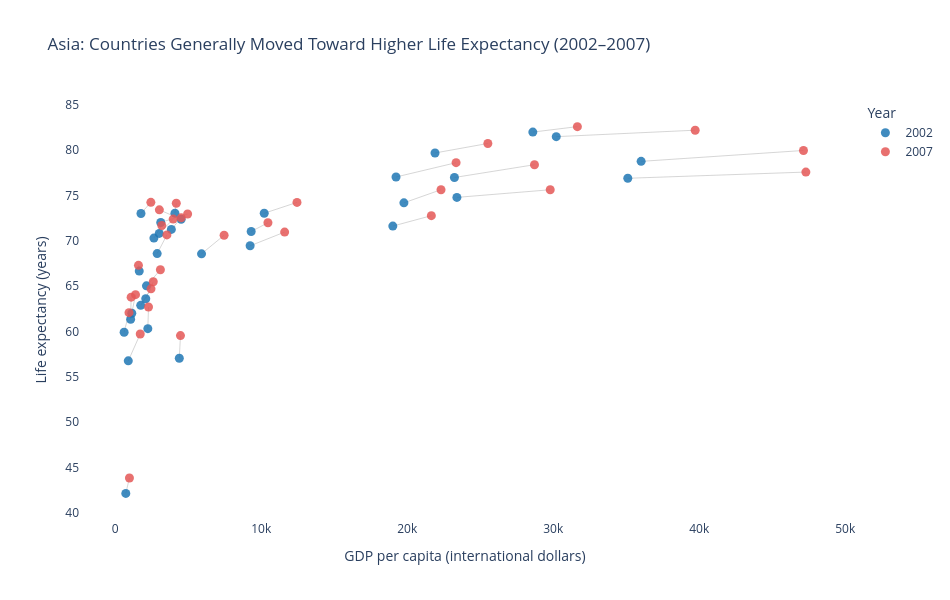

The code cell stored with this chart in its notebook:
### Markdown cell above
## Task 1 — Scatter: life expectancy change over time

**What to build:** A scatter showing **GDP per capita vs life expectancy** for **two years** (2002 and 2007) to show how both moved — use **colour for year** (just 2 colours), **one continent only**.

Choose any continent except Africa (that was the example). Highlight the change direction.

> 💡 Filter: `df.loc[df['continent'] == 'YOUR_CHOICE']` then filter years

### Code cell
# Task 1


import pandas as pd
import plotly.graph_objects as go


continent_choice = "Asia"


plot_df = df[
    (df["continent"] == continent_choice) &
    (df["year"].isin([2002, 2007]))
].copy()

if plot_df.empty:
    raise ValueError("No data found for this continent and these years.")

# GDP per capita = GDP / population
plot_df["gdp_per_capita"] = plot_df["gdpPercap"]

fig = go.Figure()


for country in plot_df["country"].unique():
    country_data = plot_df[
        plot_df["country"] == country
    ].sort_values("year")

    if len(country_data) == 2:
        fig.add_trace(go.Scatter(
            x=country_data["gdp_per_capita"],
            y=country_data["lifeExp"],
            mode="lines",
            line=dict(color="#CCCCCC", width=0.8),
            showlegend=False,
            hoverinfo="skip"
        ))


for year, colour in [(2002, "#1f77b4"), (2007, "#e45756")]:
    year_data = plot_df[plot_df["year"] == year]

    fig.add_trace(go.Scatter(
        x=year_data["gdp_per_capita"],
        y=year_data["lifeExp"],
        mode="markers",
        name=str(year),
        marker=dict(size=9, color=colour, opacity=0.85),
        text=year_data["country"],
        customdata=year_data[["country"]],
        hovertemplate=(
            "<b>%{text}</b><br>"
            "Year: " + str(year) + "<br>"
            "GDP per capita: %{x:,.0f}<br>"
            "Life expectancy: %{y:.1f} years"
            "<extra></extra>"
        )
    ))

fig.update_layout(
    title=f"Asia: Countries Generally Moved Toward Higher Life Expectancy (2002–2007)",
    xaxis_title="GDP per capita (international dollars)",
    yaxis_title="Life expectancy (years)",
    template="plotly_white",
    width=950,
    height=600,
    legend_title="Year"
)

fig.update_xaxes(showgrid=False, zeroline=False)
fig.update_yaxes(showgrid=False, zeroline=False)

fig.show()

### Figure 1 — Plotly figure (JSON) as saved in the notebook; plotly's stock layout.template omitted (floating-point values rounded to 4 significant figures)
{"data": [{"hoverinfo": "skip", "line": {"color": "#CCCCCC", "width": 0.8}, "mode": "lines", "showlegend": false, "type": "scatter", "x": [726.7, 974.6], "y": [42.13, 43.83]}, {"hoverinfo": "skip", "line": {"color": "#CCCCCC", "width": 0.8}, "mode": "lines", "showlegend": false, "type": "scatter", "x": [23400.0, 29800.0], "y": [74.8, 75.64]}, {"hoverinfo": "skip", "line": {"color": "#CCCCCC", "width": 0.8}, "mode": "lines", "showlegend": false, "type": "scatter", "x": [1136.0, 1391.0], "y": [62.01, 64.06]}, {"hoverinfo": "skip", "line": {"color": "#CCCCCC", "width": 0.8}, "mode": "lines", "showlegend": false, "type": "scatter", "x": [896.2, 1714.0], "y": [56.75, 59.72]}, {"hoverinfo": "skip", "line": {"color": "#CCCCCC", "width": 0.8}, "mode": "lines", "showlegend": false, "type": "scatter", "x": [3119.0, 4959.0], "y": [72.03, 72.96]}, {"hoverinfo": "skip", "line": {"color": "#CCCCCC", "width": 0.8}, "mode": "lines", "showlegend": false, "type": "scatter", "x": [30210.0, 39720.0], "y": [81.5, 82.21]}, {"hoverinfo": "skip", "line": {"color": "#CCCCCC", "width": 0.8}, "mode": "lines", "showlegend": false, "type": "scatter", "x": [1747.0, 2452.0], "y": [62.88, 64.7]}, {"hoverinfo": "skip", "line": {"color": "#CCCCCC", "width": 0.8}, "mode": "lines", "showlegend": false, "type": "scatter", "x": [2874.0, 3541.0], "y": [68.59, 70.65]}, {"hoverinfo": "skip", "line": {"color": "#CCCCCC", "width": 0.8}, "mode": "lines", "showlegend": false, "type": "scatter", "x": [9241.0, 11610.0], "y": [69.45, 70.96]}, {"hoverinfo": "skip", "line": {"color": "#CCCCCC", "width": 0.8}, "mode": "lines", "showlegend": false, "type": "scatter", "x": [4391.0, 4471.0], "y": [57.05, 59.55]}, {"hoverinfo": "skip", "line": {"color": "#CCCCCC", "width": 0.8}, "mode": "lines", "showlegend": false, "type": "scatter", "x": [21910.0, 25520.0], "y": [79.7, 80.75]}, {"hoverinfo": "skip", "line": {"color": "#CCCCCC", "width": 0.8}, "mode": "lines", "showlegend": false, "type": "scatter", "x": [28600.0, 31660.0], "y": [82.0, 82.6]}, {"hoverinfo": "skip", "line": {"color": "#CCCCCC", "width": 0.8}, "mode": "lines", "showlegend": false, "type": "scatter", "x": [3845.0, 4519.0], "y": [71.26, 72.53]}, {"hoverinfo": "skip", "line": {"color": "#CCCCCC", "width": 0.8}, "mode": "lines", "showlegend": false, "type": "scatter", "x": [1647.0, 1593.0], "y": [66.66, 67.3]}, {"hoverinfo": "skip", "line": {"color": "#CCCCCC", "width": 0.8}, "mode": "lines", "showlegend": false, "type": "scatter", "x": [19230.0, 23350.0], "y": [77.05, 78.62]}, {"hoverinfo": "skip", "line": {"color": "#CCCCCC", "width": 0.8}, "mode": "lines", "showlegend": false, "type": "scatter", "x": [35110.0, 47310.0], "y": [76.9, 77.59]}, {"hoverinfo": "skip", "line": {"color": "#CCCCCC", "width": 0.8}, "mode": "lines", "showlegend": false, "type": "scatter", "x": [9314.0, 10460.0], "y": [71.03, 71.99]}, {"hoverinfo": "skip", "line": {"color": "#CCCCCC", "width": 0.8}, "mode": "lines", "showlegend": false, "type": "scatter", "x": [10210.0, 12450.0], "y": [73.04, 74.24]}, {"hoverinfo": "skip", "line": {"color": "#CCCCCC", "width": 0.8}, "mode": "lines", "showlegend": false, "type": "scatter", "x": [2141.0, 3096.0], "y": [65.03, 66.8]}, {"hoverinfo": "skip", "line": {"color": "#CCCCCC", "width": 0.8}, "mode": "lines", "showlegend": false, "type": "scatter", "x": [611.0, 944.0], "y": [59.91, 62.07]}, {"hoverinfo": "skip", "line": {"color": "#CCCCCC", "width": 0.8}, "mode": "lines", "showlegend": false, "type": "scatter", "x": [1057.0, 1091.0], "y": [61.34, 63.78]}, {"hoverinfo": "skip", "line": {"color": "#CCCCCC", "width": 0.8}, "mode": "lines", "showlegend": false, "type": "scatter", "x": [19770.0, 22320.0], "y": [74.19, 75.64]}, {"hoverinfo": "skip", "line": {"color": "#CCCCCC", "width": 0.8}, "mode": "lines", "showlegend": false, "type": "scatter", "x": [2093.0, 2606.0], "y": [63.61, 65.48]}, {"hoverinfo": "skip", "line": {"color": "#CCCCCC", "width": 0.8}, "mode": "lines", "showlegend": false, "type": "scatter", "x": [2651.0, 3190.0], "y": [70.3, 71.69]}, {"hoverinfo": "skip", "line": {"color": "#CCCCCC", "width": 0.8}, "mode": "lines", "showlegend": false, "type": "scatter", "x": [19010.0, 21650.0], "y": [71.63, 72.78]}, {"hoverinfo": "skip", "line": {"color": "#CCCCCC", "width": 0.8}, "mode": "lines", "showlegend": false, "type": "scatter", "x": [36020.0, 47140.0], "y": [78.77, 79.97]}, {"hoverinfo": "skip", "line": {"color": "#CCCCCC", "width": 0.8}, "mode": "lines", "showlegend": false, "type": "scatter", "x": [3015.0, 3970.0], "y": [70.81, 72.4]}, {"hoverinfo": "skip", "line": {"color": "#CCCCCC", "width": 0.8}, "mode": "lines", "showlegend": false, "type": "scatter", "x": [4091.0, 4185.0], "y": [73.05, 74.14]}, {"hoverinfo": "skip", "line": {"color": "#CCCCCC", "width": 0.8}, "mode": "lines", "showlegend": false, "type": "scatter", "x": [23240.0, 28720.0], "y": [76.99, 78.4]}, {"hoverinfo": "skip", "line": {"color": "#CCCCCC", "width": 0.8}, "mode": "lines", "showlegend": false, "type": "scatter", "x": [5913.0, 7458.0], "y": [68.56, 70.62]}, {"hoverinfo": "skip", "line": {"color": "#CCCCCC", "width": 0.8}, "mode": "lines", "showlegend": false, "type": "scatter", "x": [1764.0, 2442.0], "y": [73.02, 74.25]}, {"hoverinfo": "skip", "line": {"color": "#CCCCCC", "width": 0.8}, "mode": "lines", "showlegend": false, "type": "scatter", "x": [4515.0, 3025.0], "y": [72.37, 73.42]}, {"hoverinfo": "skip", "line": {"color": "#CCCCCC", "width": 0.8}, "mode": "lines", "showlegend": false, "type": "scatter", "x": [2235.0, 2281.0], "y": [60.31, 62.7]}, {"customdata": [["Afghanistan"], ["Bahrain"], ["Bangladesh"], ["Cambodia"], ["China"], ["Hong Kong, China"], ["India"], ["Indonesia"], ["Iran"], ["Iraq"], ["Israel"], ["Japan"], ["Jordan"], ["Korea, Dem. Rep."], ["Korea, Rep."], ["Kuwait"], ["Lebanon"], ["Malaysia"], ["Mongolia"], ["Myanmar"], ["Nepal"], ["Oman"], ["Pakistan"], ["Philippines"], ["Saudi Arabia"], ["Singapore"], ["Sri Lanka"], ["Syria"], ["Taiwan"], ["Thailand"], ["Vietnam"], ["West Bank and Gaza"], ["Yemen, Rep."]], "hovertemplate": "<b>%{text}</b><br>Year: 2002<br>GDP per capita: %{x:,.0f}<br>Life expectancy: %{y:.1f} years<extra></extra>", "marker": {"color": "#1f77b4", "opacity": 0.85, "size": 9}, "mode": "markers", "name": "2002", "text": ["Afghanistan", "Bahrain", "Bangladesh", "Cambodia", "China", "Hong Kong, China", "India", "Indonesia", "Iran", "Iraq", "Israel", "Japan", "Jordan", "Korea, Dem. Rep.", "Korea, Rep.", "Kuwait", "Lebanon", "Malaysia", "Mongolia", "Myanmar", "Nepal", "Oman", "Pakistan", "Philippines", "Saudi Arabia", "Singapore", "Sri Lanka", "Syria", "Taiwan", "Thailand", "Vietnam", "West Bank and Gaza", "Yemen, Rep."], "type": "scatter", "x": [726.7, 23400.0, 1136.0, 896.2, 3119.0, 30210.0, 1747.0, 2874.0, 9241.0, 4391.0, 21910.0, 28600.0, 3845.0, 1647.0, 19230.0, 35110.0, 9314.0, 10210.0, 2141.0, 611.0, 1057.0, 19770.0, 2093.0, 2651.0, 19010.0, 36020.0, 3015.0, 4091.0, 23240.0, 5913.0, 1764.0, 4515.0, 2235.0], "y": [42.13, 74.8, 62.01, 56.75, 72.03, 81.5, 62.88, 68.59, 69.45, 57.05, 79.7, 82.0, 71.26, 66.66, 77.05, 76.9, 71.03, 73.04, 65.03, 59.91, 61.34, 74.19, 63.61, 70.3, 71.63, 78.77, 70.81, 73.05, 76.99, 68.56, 73.02, 72.37, 60.31]}, {"customdata": [["Afghanistan"], ["Bahrain"], ["Bangladesh"], ["Cambodia"], ["China"], ["Hong Kong, China"], ["India"], ["Indonesia"], ["Iran"], ["Iraq"], ["Israel"], ["Japan"], ["Jordan"], ["Korea, Dem. Rep."], ["Korea, Rep."], ["Kuwait"], ["Lebanon"], ["Malaysia"], ["Mongolia"], ["Myanmar"], ["Nepal"], ["Oman"], ["Pakistan"], ["Philippines"], ["Saudi Arabia"], ["Singapore"], ["Sri Lanka"], ["Syria"], ["Taiwan"], ["Thailand"], ["Vietnam"], ["West Bank and Gaza"], ["Yemen, Rep."]], "hovertemplate": "<b>%{text}</b><br>Year: 2007<br>GDP per capita: %{x:,.0f}<br>Life expectancy: %{y:.1f} years<extra></extra>", "marker": {"color": "#e45756", "opacity": 0.85, "size": 9}, "mode": "markers", "name": "2007", "text": ["Afghanistan", "Bahrain", "Bangladesh", "Cambodia", "China", "Hong Kong, China", "India", "Indonesia", "Iran", "Iraq", "Israel", "Japan", "Jordan", "Korea, Dem. Rep.", "Korea, Rep.", "Kuwait", "Lebanon", "Malaysia", "Mongolia", "Myanmar", "Nepal", "Oman", "Pakistan", "Philippines", "Saudi Arabia", "Singapore", "Sri Lanka", "Syria", "Taiwan", "Thailand", "Vietnam", "West Bank and Gaza", "Yemen, Rep."], "type": "scatter", "x": [974.6, 29800.0, 1391.0, 1714.0, 4959.0, 39720.0, 2452.0, 3541.0, 11610.0, 4471.0, 25520.0, 31660.0, 4519.0, 1593.0, 23350.0, 47310.0, 10460.0, 12450.0, 3096.0, 944.0, 1091.0, 22320.0, 2606.0, 3190.0, 21650.0, 47140.0, 3970.0, 4185.0, 28720.0, 7458.0, 2442.0, 3025.0, 2281.0], "y": [43.83, 75.64, 64.06, 59.72, 72.96, 82.21, 64.7, 70.65, 70.96, 59.55, 80.75, 82.6, 72.53, 67.3, 78.62, 77.59, 71.99, 74.24, 66.8, 62.07, 63.78, 75.64, 65.48, 71.69, 72.78, 79.97, 72.4, 74.14, 78.4, 70.62, 74.25, 73.42, 62.7]}], "layout": {"height": 600, "legend": {"title": {"text": "Year"}}, "title": {"text": "Asia: Countries Generally Moved Toward Higher Life Expectancy (2002–2007)"}, "width": 950, "xaxis": {"showgrid": false, "title": {"text": "GDP per capita (international dollars)"}, "zeroline": false}, "yaxis": {"showgrid": false, "title": {"text": "Life expectancy (years)"}, "zeroline": false}}}
